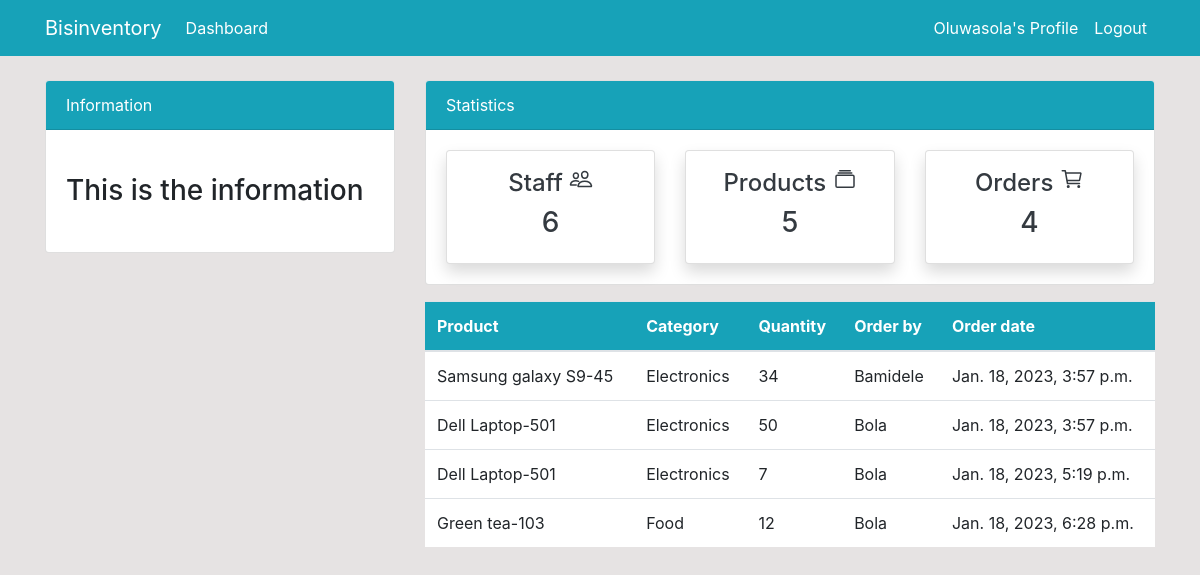
/order/ (signed in), run on the app's committed database.
### dashboard/models.py (models this page shows, shortened)
class Order(models.Model):
    product=models.ForeignKey(Product,on_delete=models.CASCADE,null=True)
    staff=models.ForeignKey(User, on_delete=models.CASCADE,null=True)
    order_quantity=models.PositiveBigIntegerField(null=True)
    date=models.DateTimeField(auto_now_add=True)
    class Meta:
        verbose_name_plural='Order'

class Product(models.Model):
    name=models.CharField(max_length=100,null=True)
    category=models.CharField(max_length=20,choices=CATEGORY,null=True)
    quantity=models.PositiveBigIntegerField(null=True)
    class Meta:
        verbose_name_plural='Product'
    def __str__(self):
       return f'{self.name}-{self.quantity}'

### dashboard/views.py (the view)
# urls.py: path('order/', views.order,name='dashboard-order'),
@login_required
def order(request):
    staff_count=User.objects.all().count()
    order_count=Order.objects.all().count()
    product_count=Product.objects.all().count()
    orders=Order.objects.all()
    context={
        'orders':orders,
         'staff_count':staff_count,
        'order_count':order_count,
        'product_count':product_count,
    }
    return render(request, 'dasboard/order.html',context)

### templates/dasboard/order.html (shortened to what this page needs)
{% extends 'partials/base.html' %}
{% block content %}
  {% include 'partials/topnav.html' %}
  <div class="container">
    <div class="row my-3">
      <div class="col-md-4"></div>
      <div class="col-md-8">
        <table class="table bg-white">
          <thead class="bg-info text-white">
            <tr>
              <th scope="col">Product</th>
              <th scope="col">Category</th>
              <th scope="col">Quantity</th>
              <th scope="col">Order by</th>
              <th scope="col">Order date</th>
            </tr>
          </thead>
          <tbody>
            {% for order in orders %}
              <tr>
                <td>{{ order.product }}</td>
                <td>{{ order.product.category }}</td>
                <td>{{ order.order_quantity }}</td>
                <td>{{ order.staff }}</td>
                <td>{{ order.date }}</td>
              </tr>
            {% endfor %}
          </tbody>
        </table>
      </div>
    </div>
  </div>
{% endblock %}

### templates/partials/nav.html (shortened to what this page needs)
<nav class="navbar navbar-expand-lg navbar-light bg-info">
  {% if user.is_authenticated %}
  <div class="container">
    <a class="navbar-brand text-white" href="{% url 'dashboard-index' %}"
      >Bisinventory</a
    >
    <div class="collapse navbar-collapse" id="navbarSupportedContent">
      <ul class="navbar-nav mr-auto">
        <li class="nav-item active">
          <a class="nav-link text-white" href="{% url 'dashboard-index' %}"
            >Dashboard <span class="sr-only">(current)</span></a
          >
        </li>
      </ul>
      <ul class="navbar-nav ml-auto">
        <li class="nav-item active">
          <a class="nav-link text-white" href="{% url 'user-profile' %}"
            >{{user.username}}'s Profile<span class="sr-only">(current)</span></a
          >
        </li>
        <li class="nav-item">
          <a class="nav-link text-white" href="{% url 'user-logout'%}"
            >Logout</a
          >
        </li>
      </ul>
  {% endif%}
</nav>

### static/style.css (style rules this page uses)
body { background-color: rgb(230, 227, 227); }

### data on the page
Order: product "Samsung galaxy S9-45", product.category "Electronics", order_quantity "34", staff "Bamidele", date "Jan. 18, 2023, 3:57 p.m."
Order: product "Dell Laptop-501", product.category "Electronics", order_quantity "50", staff "Bola", date "Jan. 18, 2023, 3:57 p.m."
Order: product "Dell Laptop-501", product.category "Electronics", order_quantity "7", staff "Bola", date "Jan. 18, 2023, 5:19 p.m."
Order: product "Green tea-103", product.category "Food", order_quantity "12", staff "Bola", date "Jan. 18, 2023, 6:28 p.m."

### other printed values
{{ user.username }} "Oluwasola"
{{ staff_count }} "6"
{{ product_count }} "5"
{{ order_count }} "4"
